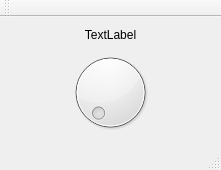
<?xml version="1.0" encoding="UTF-8"?>
<ui version="4.0">
 <class>Slider</class>
 <widget class="QMainWindow" name="Slider">
  <property name="geometry">
   <rect>
    <x>0</x>
    <y>0</y>
    <width>221</width>
    <height>170</height>
   </rect>
  </property>
  <property name="windowTitle">
   <string>Slider</string>
  </property>
  <widget class="QWidget" name="centralWidget">
   <layout class="QVBoxLayout" name="verticalLayout">
    <item>
     <widget class="QLabel" name="description">
      <property name="text">
       <string>TextLabel</string>
      </property>
      <property name="alignment">
       <set>Qt::AlignCenter</set>
      </property>
     </widget>
    </item>
    <item>
     <widget class="QDial" name="dial"/>
    </item>
   </layout>
  </widget>
  <widget class="QToolBar" name="mainToolBar">
   <attribute name="toolBarArea">
    <enum>TopToolBarArea</enum>
   </attribute>
   <attribute name="toolBarBreak">
    <bool>false</bool>
   </attribute>
  </widget>
  <widget class="QStatusBar" name="statusBar"/>
 </widget>
 <layoutdefault spacing="6" margin="11"/>
 <resources/>
 <connections/>
</ui>
